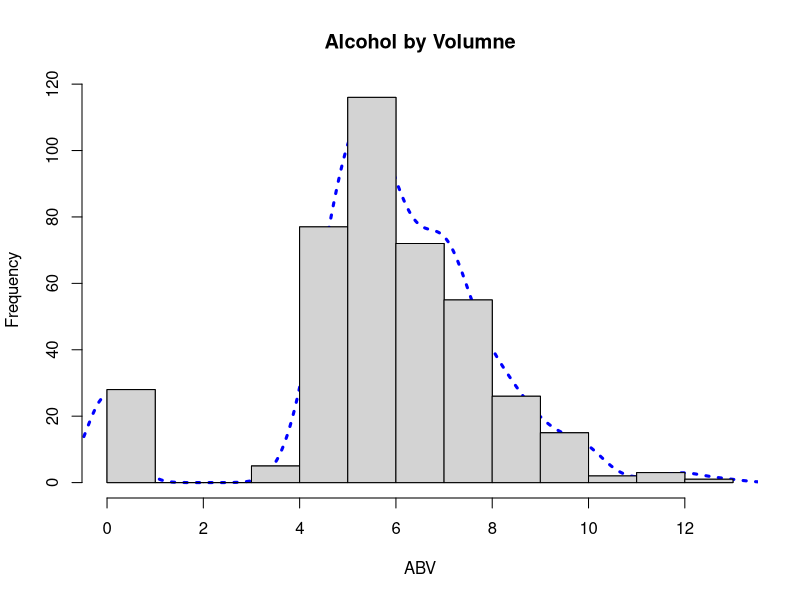
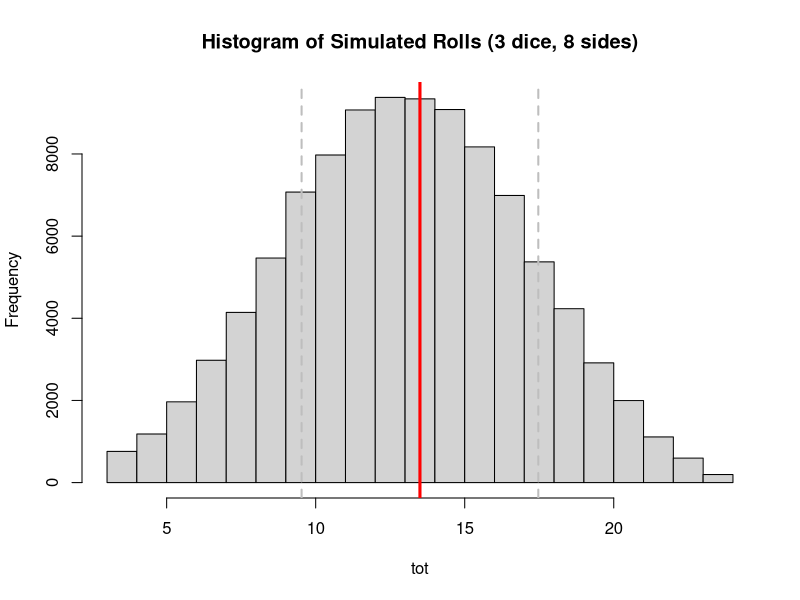

Write the R code that produced these figures, in order.
## ---- chunk 1

smry <- function(x) {
	if(is.numeric(x) == FALSE) {
		warning("Vector coerced to numeric")
	}

	mn <- mean(as.numeric(x), na.rm = TRUE)
	md <- median(as.numeric(x), na.rm = TRUE)
	stDev <- sd(as.numeric(x), na.rm = TRUE)
	minm <- min(as.numeric(x), na.rm = TRUE)
	maxm <- max(as.numeric(x), na.rm = TRUE)
	
	if(length(x) != length(na.omit(x))) {
		warning("Missing data removed")
	}
	
	stats <- c(mn, md, stDev, minm, maxm)
	names(stats) <- c("Mean", "Median", "StandardDeviation", "Minimum", 
		"Maximum")

return(round(stats, 3))
}
## ---- chunk 2
setwd("/Users/Daniel/Dropbox/Teaching/CourseR/")
beer <- read.delim("./data/ratebeer_beerjobber.txt")
head(beer)


Style <- smry(beer$style)
ABV <- smry(beer$abv)
Ratings <- smry(beer$ratings)
Overall_Score <- smry(beer$score.overall)
Style_Score <- smry(beer$score.by.style)

rbind(Style, ABV, Ratings, Overall_Score, Style_Score)
## ---- chunk 3
med <- function(x) {
	if(any(is.na(x))) {
		warning("Missing data removed")
		x <- na.omit(x)
	}
	
	ordered <- x[order(x)]

	if((length(ordered) %% 2) == 1) {
		return(ordered[ceiling(length(ordered)/2)])
	}
	
	if((length(ordered) %% 2) == 0) {
		return(mean(c(
				ordered[length(ordered)/2],
				ordered[(length(ordered)/2) + 1]
				)
			)
		)
	}
}
median(beer$score.overall, na.rm = TRUE); med(beer$score.overall)
median(beer$abv, na.rm = TRUE); med(beer$abv)
median(c(1:12, NA, NA), na.rm = TRUE); med(c(1:12, NA, NA))
median(1:13); med(1:13)
## ---- chunk 4
histDens <- function(x, lineCol, ...) {
  x <- as.numeric(x)
  hist(x, 
    probability = TRUE, 
    axes = FALSE,
    main = "", 
    xlab = "", 
    ylab = "")

  lines(density(x, na.rm = TRUE), 
    col = as.character(lineCol), 
    lty = 3, 
    lwd = 3)

  par(new = TRUE)
  hist(x, ...)
}
histDens(beer$abv, lineCol = "blue", 
	main = "Alcohol by Volumne",
	xlab = "ABV")
## ---- chunk 5
dice <- function(nsides, nrolls, ndice) {
	t(replicate(nrolls, sample(1:nsides, ndice, replace = TRUE)))

} 
experiment <- dice(8, 1e5, 3)
head(experiment)
## ---- chunk 6
tot <- rowSums(experiment)

hist(tot, main = "Histogram of Simulated Rolls (3 dice, 8 sides)")
abline(v = mean(tot), col = "red", lwd = 3)
abline(v = mean(tot) - sd(tot), col = "gray", lwd = 2, lty = 2)
abline(v = mean(tot) + sd(tot), col = "gray", lwd = 2, lty = 2)

(table(experiment[ ,2] == experiment[ ,1] + 1 & 
	  experiment[ ,3] == experiment[ ,2] + 1) / 1e5) * 100
